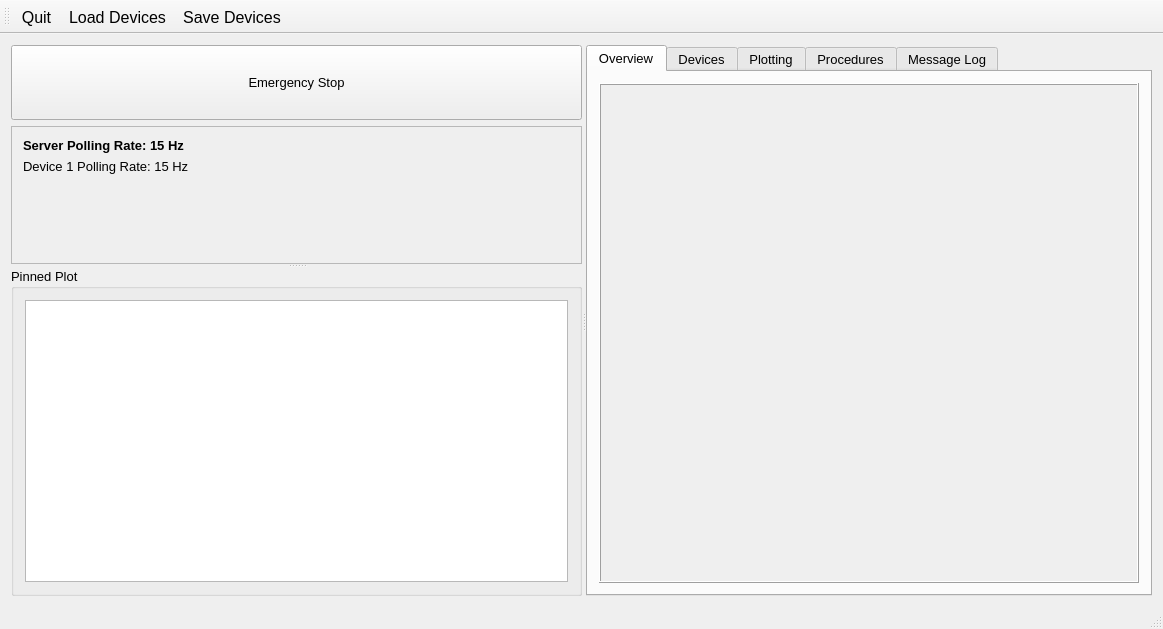
<?xml version="1.0" encoding="UTF-8"?>
<ui version="4.0">
 <class>MainWindow</class>
 <widget class="QMainWindow" name="MainWindow">
  <property name="geometry">
   <rect>
    <x>0</x>
    <y>0</y>
    <width>1163</width>
    <height>629</height>
   </rect>
  </property>
  <property name="font">
   <font>
    <family>Ubuntu</family>
    <pointsize>10</pointsize>
   </font>
  </property>
  <property name="windowTitle">
   <string>Ion Source Control System</string>
  </property>
  <property name="layoutDirection">
   <enum>Qt::LeftToRight</enum>
  </property>
  <property name="autoFillBackground">
   <bool>false</bool>
  </property>
  <widget class="QWidget" name="centralWidget">
   <layout class="QVBoxLayout" name="verticalLayout">
    <item>
     <widget class="QSplitter" name="splitter_2">
      <property name="font">
       <font>
        <pointsize>10</pointsize>
       </font>
      </property>
      <property name="orientation">
       <enum>Qt::Horizontal</enum>
      </property>
      <widget class="QFrame" name="frame_3">
       <property name="minimumSize">
        <size>
         <width>250</width>
         <height>250</height>
        </size>
       </property>
       <property name="maximumSize">
        <size>
         <width>16777215</width>
         <height>16777215</height>
        </size>
       </property>
       <property name="baseSize">
        <size>
         <width>0</width>
         <height>0</height>
        </size>
       </property>
       <property name="font">
        <font>
         <pointsize>10</pointsize>
        </font>
       </property>
       <property name="frameShape">
        <enum>QFrame::NoFrame</enum>
       </property>
       <property name="frameShadow">
        <enum>QFrame::Raised</enum>
       </property>
       <layout class="QGridLayout" name="gridLayout_3">
        <property name="leftMargin">
         <number>0</number>
        </property>
        <property name="topMargin">
         <number>0</number>
        </property>
        <property name="rightMargin">
         <number>0</number>
        </property>
        <property name="bottomMargin">
         <number>0</number>
        </property>
        <item row="0" column="0">
         <widget class="QPushButton" name="btnStop">
          <property name="sizePolicy">
           <sizepolicy hsizetype="Minimum" vsizetype="Fixed">
            <horstretch>0</horstretch>
            <verstretch>0</verstretch>
           </sizepolicy>
          </property>
          <property name="minimumSize">
           <size>
            <width>0</width>
            <height>75</height>
           </size>
          </property>
          <property name="font">
           <font>
            <pointsize>10</pointsize>
           </font>
          </property>
          <property name="text">
           <string>Emergency Stop</string>
          </property>
         </widget>
        </item>
        <item row="1" column="0">
         <widget class="QSplitter" name="splitter_3">
          <property name="font">
           <font>
            <pointsize>10</pointsize>
           </font>
          </property>
          <property name="orientation">
           <enum>Qt::Vertical</enum>
          </property>
          <widget class="QFrame" name="fmPollRates">
           <property name="sizePolicy">
            <sizepolicy hsizetype="Minimum" vsizetype="Preferred">
             <horstretch>0</horstretch>
             <verstretch>0</verstretch>
            </sizepolicy>
           </property>
           <property name="minimumSize">
            <size>
             <width>0</width>
             <height>100</height>
            </size>
           </property>
           <property name="maximumSize">
            <size>
             <width>16777215</width>
             <height>16777215</height>
            </size>
           </property>
           <property name="font">
            <font>
             <pointsize>10</pointsize>
            </font>
           </property>
           <property name="frameShape">
            <enum>QFrame::StyledPanel</enum>
           </property>
           <property name="frameShadow">
            <enum>QFrame::Plain</enum>
           </property>
           <layout class="QVBoxLayout" name="verticalLayout_2">
            <item>
             <widget class="QLabel" name="lblServPoll">
              <property name="font">
               <font>
                <pointsize>10</pointsize>
                <weight>75</weight>
                <bold>true</bold>
               </font>
              </property>
              <property name="text">
               <string>Server Polling Rate: 15 Hz</string>
              </property>
             </widget>
            </item>
            <item>
             <widget class="QLabel" name="label_2">
              <property name="font">
               <font>
                <pointsize>10</pointsize>
               </font>
              </property>
              <property name="text">
               <string>Device 1 Polling Rate: 15 Hz</string>
              </property>
             </widget>
            </item>
            <item>
             <spacer name="verticalSpacer">
              <property name="orientation">
               <enum>Qt::Vertical</enum>
              </property>
              <property name="sizeHint" stdset="0">
               <size>
                <width>20</width>
                <height>40</height>
               </size>
              </property>
             </spacer>
            </item>
           </layout>
          </widget>
          <widget class="QGroupBox" name="gbPinnedPlot">
           <property name="minimumSize">
            <size>
             <width>0</width>
             <height>250</height>
            </size>
           </property>
           <property name="maximumSize">
            <size>
             <width>16777215</width>
             <height>16777215</height>
            </size>
           </property>
           <property name="font">
            <font>
             <pointsize>10</pointsize>
            </font>
           </property>
           <property name="title">
            <string>Pinned Plot</string>
           </property>
           <layout class="QGridLayout" name="gridLayout_7">
            <item row="0" column="0">
             <widget class="PlotWidget" name="pltPinned">
              <property name="font">
               <font>
                <pointsize>10</pointsize>
               </font>
              </property>
             </widget>
            </item>
           </layout>
          </widget>
         </widget>
        </item>
       </layout>
      </widget>
      <widget class="QTabWidget" name="tabMain">
       <property name="sizePolicy">
        <sizepolicy hsizetype="Expanding" vsizetype="Expanding">
         <horstretch>0</horstretch>
         <verstretch>0</verstretch>
        </sizepolicy>
       </property>
       <property name="minimumSize">
        <size>
         <width>500</width>
         <height>450</height>
        </size>
       </property>
       <property name="font">
        <font>
         <pointsize>10</pointsize>
        </font>
       </property>
       <property name="tabShape">
        <enum>QTabWidget::Rounded</enum>
       </property>
       <property name="currentIndex">
        <number>0</number>
       </property>
       <widget class="QWidget" name="overview">
        <attribute name="title">
         <string>Overview</string>
        </attribute>
        <layout class="QGridLayout" name="gridLayout_2">
         <property name="leftMargin">
          <number>11</number>
         </property>
         <property name="topMargin">
          <number>11</number>
         </property>
         <property name="rightMargin">
          <number>11</number>
         </property>
         <property name="bottomMargin">
          <number>11</number>
         </property>
         <item row="0" column="0">
          <widget class="QScrollArea" name="scroller">
           <property name="font">
            <font>
             <pointsize>10</pointsize>
            </font>
           </property>
           <property name="autoFillBackground">
            <bool>false</bool>
           </property>
           <property name="frameShape">
            <enum>QFrame::NoFrame</enum>
           </property>
           <property name="widgetResizable">
            <bool>true</bool>
           </property>
           <widget class="QWidget" name="scrollAreaWidgetContents">
            <property name="geometry">
             <rect>
              <x>0</x>
              <y>0</y>
              <width>544</width>
              <height>491</height>
             </rect>
            </property>
            <layout class="QGridLayout" name="gridLayout_6">
             <property name="leftMargin">
              <number>0</number>
             </property>
             <property name="topMargin">
              <number>0</number>
             </property>
             <property name="rightMargin">
              <number>0</number>
             </property>
             <property name="bottomMargin">
              <number>0</number>
             </property>
             <item row="0" column="0">
              <widget class="QFrame" name="fmOverview">
               <property name="font">
                <font>
                 <pointsize>10</pointsize>
                </font>
               </property>
               <property name="styleSheet">
                <string notr="true"/>
               </property>
               <property name="frameShape">
                <enum>QFrame::Box</enum>
               </property>
               <property name="frameShadow">
                <enum>QFrame::Raised</enum>
               </property>
              </widget>
             </item>
            </layout>
           </widget>
          </widget>
         </item>
        </layout>
       </widget>
       <widget class="QWidget" name="devices">
        <attribute name="title">
         <string>Devices</string>
        </attribute>
        <layout class="QGridLayout" name="gridLayout_5">
         <item row="0" column="0">
          <widget class="QSplitter" name="splitter">
           <property name="orientation">
            <enum>Qt::Horizontal</enum>
           </property>
           <widget class="QWidget" name="">
            <layout class="QVBoxLayout" name="verticalLayout_4">
             <property name="leftMargin">
              <number>0</number>
             </property>
             <property name="topMargin">
              <number>0</number>
             </property>
             <property name="rightMargin">
              <number>0</number>
             </property>
             <property name="bottomMargin">
              <number>0</number>
             </property>
             <item>
              <widget class="QTreeWidget" name="treeDevices">
               <property name="sortingEnabled">
                <bool>true</bool>
               </property>
               <property name="columnCount">
                <number>2</number>
               </property>
               <attribute name="headerDefaultSectionSize">
                <number>300</number>
               </attribute>
               <column>
                <property name="text">
                 <string notr="true">1</string>
                </property>
               </column>
               <column>
                <property name="text">
                 <string notr="true">2</string>
                </property>
               </column>
              </widget>
             </item>
             <item>
              <layout class="QHBoxLayout" name="horizontalLayout">
               <property name="sizeConstraint">
                <enum>QLayout::SetDefaultConstraint</enum>
               </property>
               <property name="leftMargin">
                <number>0</number>
               </property>
               <property name="topMargin">
                <number>0</number>
               </property>
               <property name="rightMargin">
                <number>0</number>
               </property>
               <property name="bottomMargin">
                <number>0</number>
               </property>
               <item>
                <widget class="QPushButton" name="btnExpand">
                 <property name="text">
                  <string>Expand All</string>
                 </property>
                </widget>
               </item>
               <item>
                <widget class="QPushButton" name="btnCollapse">
                 <property name="text">
                  <string>Collapse All</string>
                 </property>
                </widget>
               </item>
              </layout>
             </item>
            </layout>
           </widget>
           <widget class="QFrame" name="frame">
            <property name="frameShape">
             <enum>QFrame::StyledPanel</enum>
            </property>
            <property name="frameShadow">
             <enum>QFrame::Raised</enum>
            </property>
           </widget>
          </widget>
         </item>
        </layout>
       </widget>
       <widget class="QWidget" name="plotting">
        <attribute name="title">
         <string>Plotting</string>
        </attribute>
        <layout class="QVBoxLayout" name="verticalLayout_3">
         <item>
          <widget class="QFrame" name="frame_4">
           <property name="maximumSize">
            <size>
             <width>16777215</width>
             <height>50</height>
            </size>
           </property>
           <property name="font">
            <font>
             <pointsize>10</pointsize>
            </font>
           </property>
           <property name="frameShape">
            <enum>QFrame::NoFrame</enum>
           </property>
           <property name="frameShadow">
            <enum>QFrame::Plain</enum>
           </property>
           <property name="lineWidth">
            <number>1</number>
           </property>
           <layout class="QHBoxLayout" name="horizontalLayout_2">
            <property name="spacing">
             <number>7</number>
            </property>
            <property name="leftMargin">
             <number>0</number>
            </property>
            <property name="topMargin">
             <number>0</number>
            </property>
            <property name="rightMargin">
             <number>0</number>
            </property>
            <property name="bottomMargin">
             <number>0</number>
            </property>
            <item>
             <widget class="QPushButton" name="btnSetupDevicePlots">
              <property name="minimumSize">
               <size>
                <width>0</width>
                <height>35</height>
               </size>
              </property>
              <property name="font">
               <font>
                <pointsize>10</pointsize>
               </font>
              </property>
              <property name="text">
               <string>Choose Channels to Plot</string>
              </property>
              <property name="flat">
               <bool>false</bool>
              </property>
             </widget>
            </item>
           </layout>
          </widget>
         </item>
         <item>
          <widget class="QScrollArea" name="scrollArea">
           <property name="font">
            <font>
             <pointsize>10</pointsize>
            </font>
           </property>
           <property name="frameShape">
            <enum>QFrame::NoFrame</enum>
           </property>
           <property name="widgetResizable">
            <bool>true</bool>
           </property>
           <widget class="QWidget" name="scrollAreaWidgetContents_2">
            <property name="geometry">
             <rect>
              <x>0</x>
              <y>0</y>
              <width>544</width>
              <height>449</height>
             </rect>
            </property>
            <layout class="QGridLayout" name="gridLayout_4">
             <property name="leftMargin">
              <number>0</number>
             </property>
             <property name="topMargin">
              <number>0</number>
             </property>
             <property name="rightMargin">
              <number>0</number>
             </property>
             <property name="bottomMargin">
              <number>0</number>
             </property>
             <item row="0" column="0">
              <widget class="QFrame" name="fmPlots">
               <property name="font">
                <font>
                 <pointsize>10</pointsize>
                </font>
               </property>
               <property name="styleSheet">
                <string notr="true"/>
               </property>
               <property name="frameShape">
                <enum>QFrame::Box</enum>
               </property>
               <property name="frameShadow">
                <enum>QFrame::Raised</enum>
               </property>
              </widget>
             </item>
            </layout>
           </widget>
          </widget>
         </item>
        </layout>
       </widget>
       <widget class="QWidget" name="procedures">
        <attribute name="title">
         <string>Procedures</string>
        </attribute>
        <layout class="QGridLayout" name="gridLayout_9">
         <item row="0" column="0">
          <widget class="QPushButton" name="btnAddProcedure">
           <property name="minimumSize">
            <size>
             <width>0</width>
             <height>35</height>
            </size>
           </property>
           <property name="font">
            <font>
             <pointsize>10</pointsize>
            </font>
           </property>
           <property name="text">
            <string>Add Procedure</string>
           </property>
           <property name="flat">
            <bool>false</bool>
           </property>
          </widget>
         </item>
         <item row="1" column="0">
          <widget class="QScrollArea" name="scrollArea_2">
           <property name="frameShape">
            <enum>QFrame::NoFrame</enum>
           </property>
           <property name="widgetResizable">
            <bool>true</bool>
           </property>
           <widget class="QWidget" name="scrollAreaWidgetContents_3">
            <property name="geometry">
             <rect>
              <x>0</x>
              <y>0</y>
              <width>544</width>
              <height>449</height>
             </rect>
            </property>
            <layout class="QGridLayout" name="gridLayout_10">
             <property name="leftMargin">
              <number>0</number>
             </property>
             <property name="topMargin">
              <number>0</number>
             </property>
             <property name="rightMargin">
              <number>0</number>
             </property>
             <item row="0" column="0">
              <widget class="QFrame" name="fmProcedures">
               <property name="font">
                <font>
                 <pointsize>10</pointsize>
                </font>
               </property>
               <property name="styleSheet">
                <string notr="true"/>
               </property>
               <property name="frameShape">
                <enum>QFrame::Box</enum>
               </property>
               <property name="frameShadow">
                <enum>QFrame::Raised</enum>
               </property>
               <layout class="QVBoxLayout" name="vboxProcedures"/>
              </widget>
             </item>
            </layout>
           </widget>
          </widget>
         </item>
        </layout>
       </widget>
       <widget class="QWidget" name="log">
        <attribute name="title">
         <string>Message Log</string>
        </attribute>
        <layout class="QGridLayout" name="gridLayout">
         <item row="0" column="0">
          <widget class="QTextEdit" name="txtMessageLog">
           <property name="frameShape">
            <enum>QFrame::Box</enum>
           </property>
           <property name="readOnly">
            <bool>true</bool>
           </property>
          </widget>
         </item>
        </layout>
       </widget>
      </widget>
     </widget>
    </item>
   </layout>
  </widget>
  <widget class="QStatusBar" name="statusBar"/>
  <widget class="QToolBar" name="toolBar">
   <property name="font">
    <font>
     <pointsize>12</pointsize>
    </font>
   </property>
   <property name="windowTitle">
    <string>toolBar</string>
   </property>
   <attribute name="toolBarArea">
    <enum>TopToolBarArea</enum>
   </attribute>
   <attribute name="toolBarBreak">
    <bool>false</bool>
   </attribute>
   <addaction name="btnQuit"/>
   <addaction name="btnLoad"/>
   <addaction name="btnSave"/>
  </widget>
  <action name="btnQuit">
   <property name="text">
    <string>Quit</string>
   </property>
  </action>
  <action name="btnLoad">
   <property name="text">
    <string>Load Devices</string>
   </property>
   <property name="toolTip">
    <string>Load Devices</string>
   </property>
  </action>
  <action name="btnSave">
   <property name="text">
    <string>Save Devices</string>
   </property>
  </action>
 </widget>
 <layoutdefault spacing="6" margin="11"/>
 <customwidgets>
  <customwidget>
   <class>PlotWidget</class>
   <extends>QGraphicsView</extends>
   <header>pyqtgraph</header>
  </customwidget>
 </customwidgets>
 <resources/>
 <connections/>
</ui>
